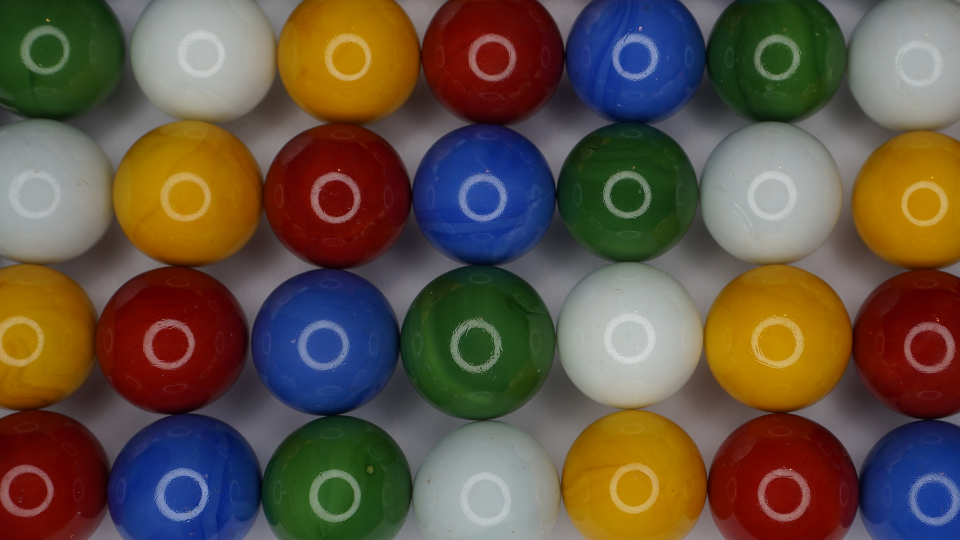
#> input picture xlh-cv-tutorial/3 Demoapplikationen/4 Farbentfernung (green screen)/img/background.png, 1920 x 1080 px (shown at 1/2 size)
$ python green_screen_step_5.py
#> lines starting #> are read from the running program, lines starting #| are printed output that depends on the picture; after the words box and inside, x2 and y2 are one past the last pixel; in counts of white or black regions, pixels touching at a corner belong together; pictures that were not available may be replaced by others from this repository, and a replacement may not be noted
### xlh-cv-tutorial/3 Demoapplikationen/4 Farbentfernung (green screen)/green_screen_step_4.py
# green_screen_step_5.py
import cv2
import imutils
import numpy as np


class GreenScreen:
    def __init__(self):
        self.hsv_min = (35, 50, 50)
        self.hsm_max = (75, 200, 255)
        self.blur_kernel = (15, 15)
        self.erode_iterations = 1
        self.dilate_iterations = 2

    def replace_green_screen(self, image_foreground, image_background):
        # Gaussian Blurfilter
        if self.blur_kernel[0] > 0:
            blurred = cv2.GaussianBlur(image_foreground, self.blur_kernel, 0)
        else:
            blurred = image_foreground

        # transformiere das Bild in den HSV Bereich
        image_hsv = cv2.cvtColor(blurred, cv2.COLOR_BGR2HSV)

        # Schwellwertbetrachtung
        threshold_color = cv2.inRange(image_hsv, self.hsv_min, self.hsm_max)

        # Erodierung, Dilate
        if self.erode_iterations > 0:
            eroded = cv2.erode(threshold_color, None, iterations=self.erode_iterations)
        else:
            eroded = threshold_color

        if self.dilate_iterations > 0:
            dilated = cv2.dilate(eroded, None, iterations=self.dilate_iterations)
        else:
            dilated = eroded
        dilated_not = cv2.bitwise_not(dilated)

        # Die Maske muss in der gleichen Farbdimension des Bildes liegen.
        masked_image_invers = cv2.bitwise_and(image_foreground, image_foreground, mask=dilated_not)
        masked_background = cv2.bitwise_and(image_background, image_background, mask=dilated)

        # Addition der Maskierungen
        new_image = cv2.add(masked_background, masked_image_invers)
        return new_image


# [18 lines that do not run on import are left out]

### xlh-cv-tutorial/3 Demoapplikationen/4 Farbentfernung (green screen)/fps.py
import time

import numpy as np


class Fps:
    def __init__(self, estimaeted_fps=30.0, nr_of_avg_frames=50):
        self.ctr = 0
        self.time = time.time()
        self.time_old = time.time()
        self.time_old_delay = time.time()
        self.nr_of_avg_frames = nr_of_avg_frames
        self.estimaeted_fps = estimaeted_fps
        self.time_array = None
        self.reset()
        self.fps = 1 / (np.mean(self.time_array) + 0.00001)

    def reset(self):
        self.time_array = np.ones(self.nr_of_avg_frames) * 1 / self.estimaeted_fps

    # [7 lines left out: function update, not called in this run]

    def delay(self):
        dt = time.time() - self.time_old_delay
        self.time_old_delay = time.time()
        sleep_time = (1 / self.fps) - dt
        if sleep_time > 0.0:
            time.sleep(sleep_time)

### xlh-cv-tutorial/3 Demoapplikationen/4 Farbentfernung (green screen)/green_screen_step_5.py
# green_screen_step_5.py
import cv2
import imutils

from fps import Fps
from green_screen_step_4 import GreenScreen

if __name__ == '__main__':
    # Instanzierung der Klasse
    green_screen = GreenScreen()

    # capture video stream from file
    cap = cv2.VideoCapture('../../../Videos/Videos/video/green_screen.mp4')

    # lade Hintergrundbild von der Datei in ein NumPy Array
    background = cv2.imread('img/background.png')
#> background is the input picture: shape (1080, 1920, 3); mean B, G, R 66.4, 81.3, 96.7
    background = imutils.resize(background, width=960)
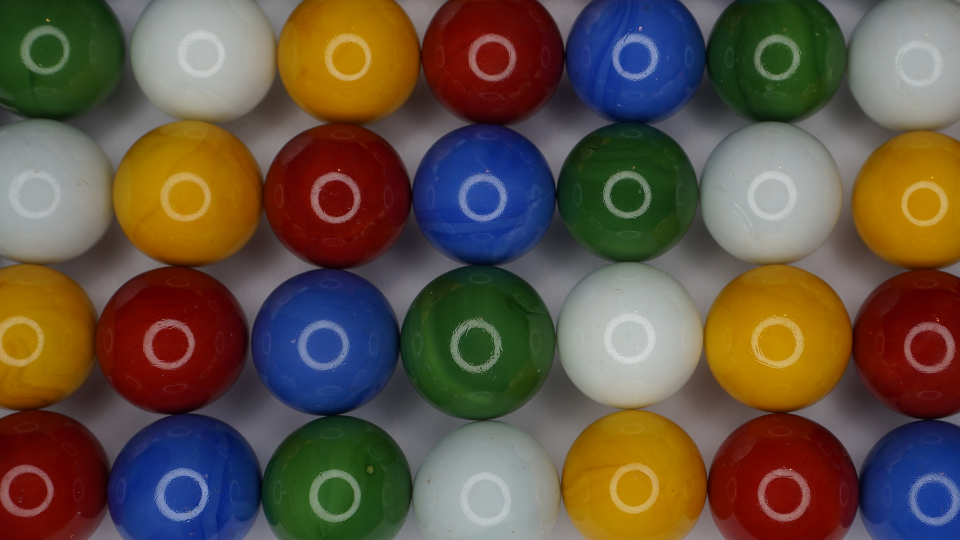
#> background: shape (540, 960, 3); mean B, G, R 66.5, 81.5, 96.8

    cap_nr_of_frames = int(cap.get(cv2.CAP_PROP_FRAME_COUNT))
    cap_width = int(cap.get(cv2.CAP_PROP_FRAME_WIDTH))
    cap_height = int(cap.get(cv2.CAP_PROP_FRAME_HEIGHT))
    cap_fps = cap.get(cv2.CAP_PROP_FPS)
    cap_time = cap_nr_of_frames / cap_fps
    print(cap_width, cap_height, cap_nr_of_frames, cap_fps, cap_time)
    fps = Fps(estimaeted_fps=cap_fps)

    while (True):
        if cap.isOpened():
            # capture
            ret, frame = cap.read()
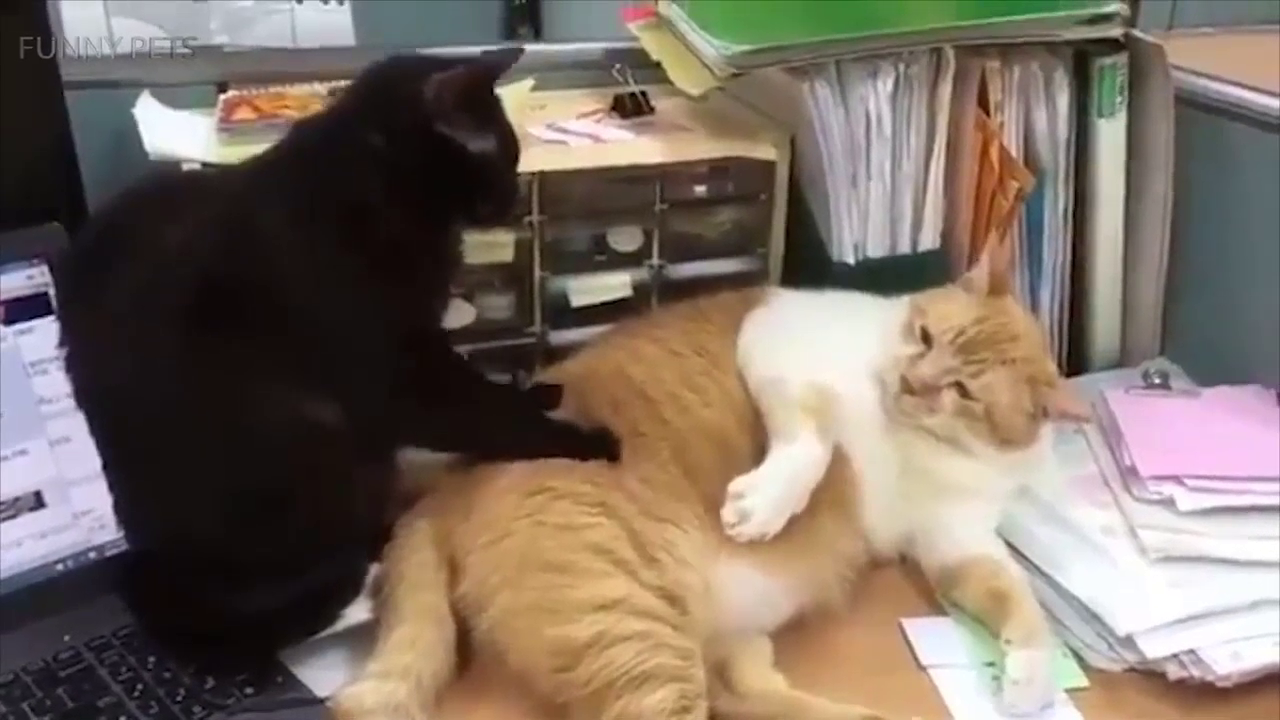
#> input picture frame 30 of xlh-cv-tutorial/5 Videos/cats.mp4, 1280 x 720 px, given in place of green_screen.mp4, which was not available
#> frame is the input picture: shape (720, 1280, 3); mean B, G, R 99.2, 110.2, 123.6
            if ret:
                frame = imutils.resize(frame, width=960)
#> frame: shape (540, 960, 3)
                fps.delay()
                new_image = green_screen.replace_green_screen(frame.copy(), background)
#> in replace_green_screen, `blurred = cv2.GaussianBlur(image_foreground, self.blur_kernel, 0)`:
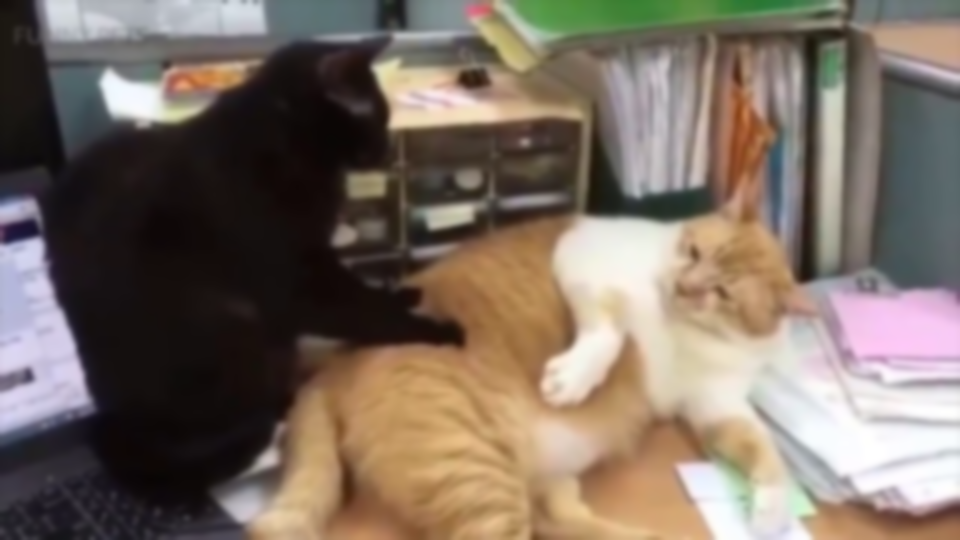
#> blurred: shape (540, 960, 3); mean of channels 0, 1, 2 99.2, 110.2, 123.7; drawn as B, G, R
#> in replace_green_screen, `image_hsv = cv2.cvtColor(blurred, cv2.COLOR_BGR2HSV)`: image_hsv: shape (540, 960, 3); mean H, S, V 51.1, 71.5, 127.1
#> in replace_green_screen, `threshold_color = cv2.inRange(image_hsv, self.hsv_min, self.hsm_max)`:
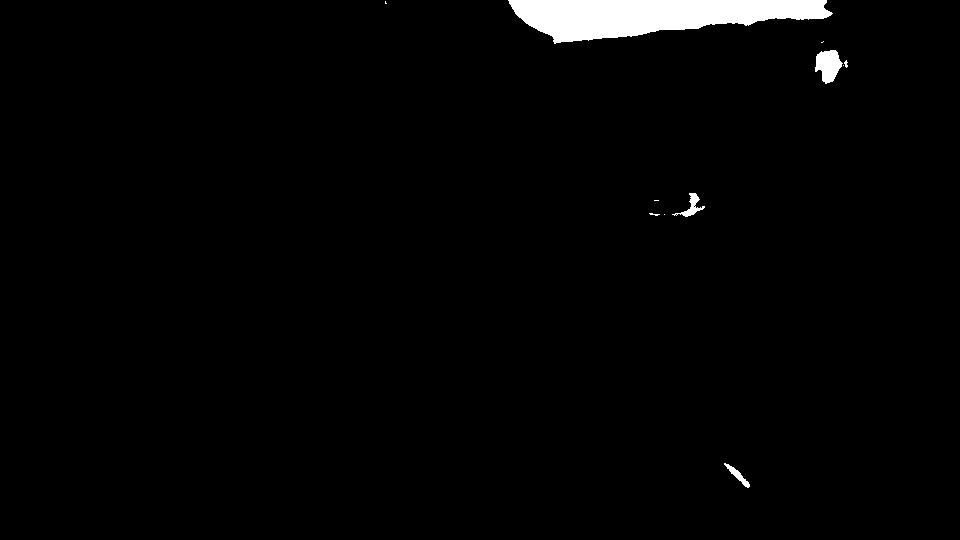
#> threshold_color: shape (540, 960); 2% white; 11 white regions (7 under 20 px), largest, box (x1, y1, x2, y2) and area: (508, 0, 833, 44) 9081, (815, 50, 843, 84) 628, (672, 193, 705, 217) 234, (724, 463, 750, 488) 171
#> in replace_green_screen, `eroded = cv2.erode(threshold_color, None, iterations=self.erode_iterat..`:
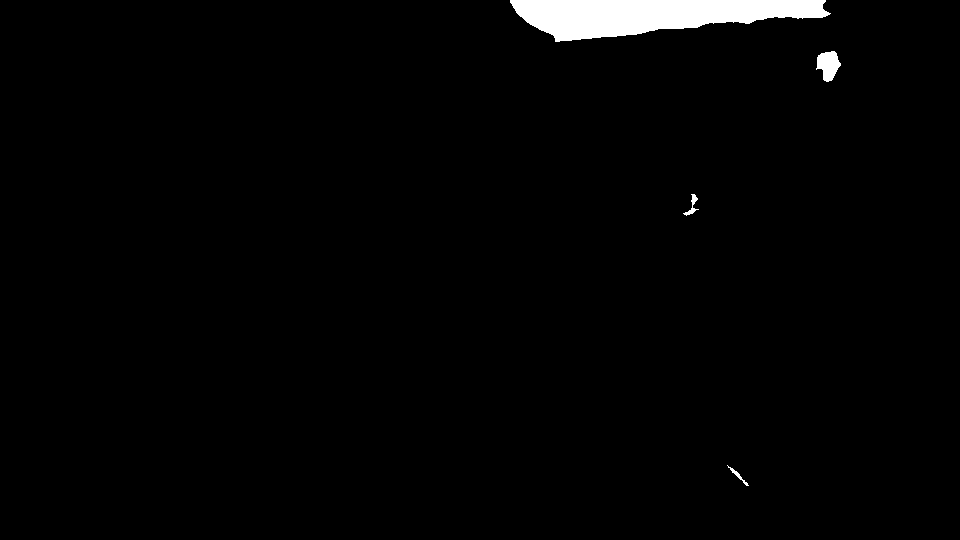
#> eroded: shape (540, 960); 1.8% white; 4 white regions, box (x1, y1, x2, y2) and area: (510, 0, 831, 42) 8634, (816, 51, 841, 82) 504, (683, 194, 699, 216) 103, (727, 465, 749, 486) 74
#> in replace_green_screen, `dilated = cv2.dilate(eroded, None, iterations=self.dilate_iterations)`:
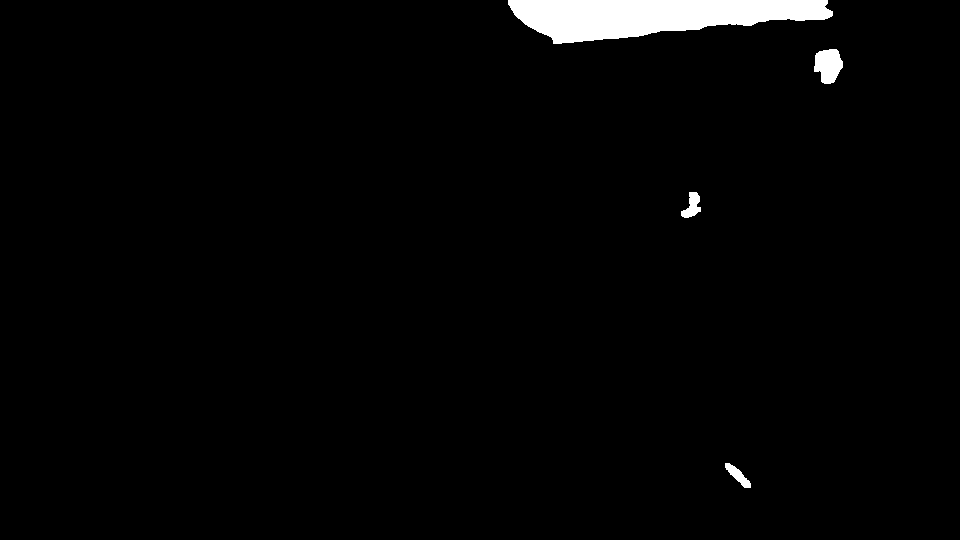
#> dilated: shape (540, 960); 2.1% white; 4 white regions, box (x1, y1, x2, y2) and area: (508, 0, 833, 44) 9505, (814, 49, 843, 84) 748, (681, 192, 701, 218) 298, (725, 463, 751, 488) 262
#> in replace_green_screen, `masked_image_invers = cv2.bitwise_and(image_foreground, image_foregrou..`:
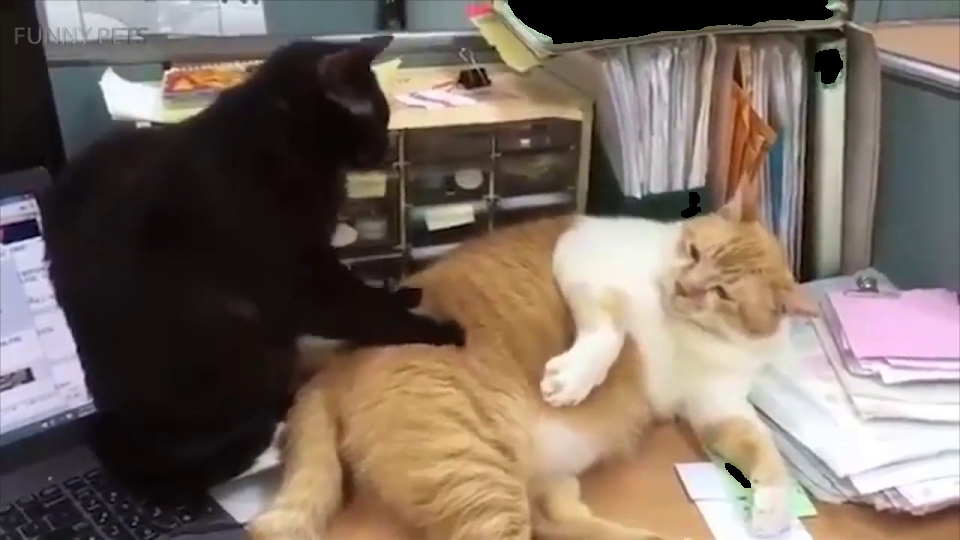
#> masked_image_invers: shape (540, 960, 3); mean of channels 0, 1, 2 97.6, 107.5, 121.9; drawn as B, G, R
                cv2.imshow('frame', new_image)
                cv2.moveWindow('frame', 100, 100)
            else:
                break

        cv2_key = cv2.waitKey(1) & 0xFF
#> (key q is pressed here)
        if cv2_key == ord('q'):
            break
        elif cv2_key == ord('s'):
            print('save frame as png')
            cv2.imwrite("green_screen_background.png", new_image)
        elif cv2_key == ord('f'):
            print(f'fps: {fps.fps:1.1f}')

    # when everything done, release the capture
    cap.release()
    cv2.destroyAllWindows()
